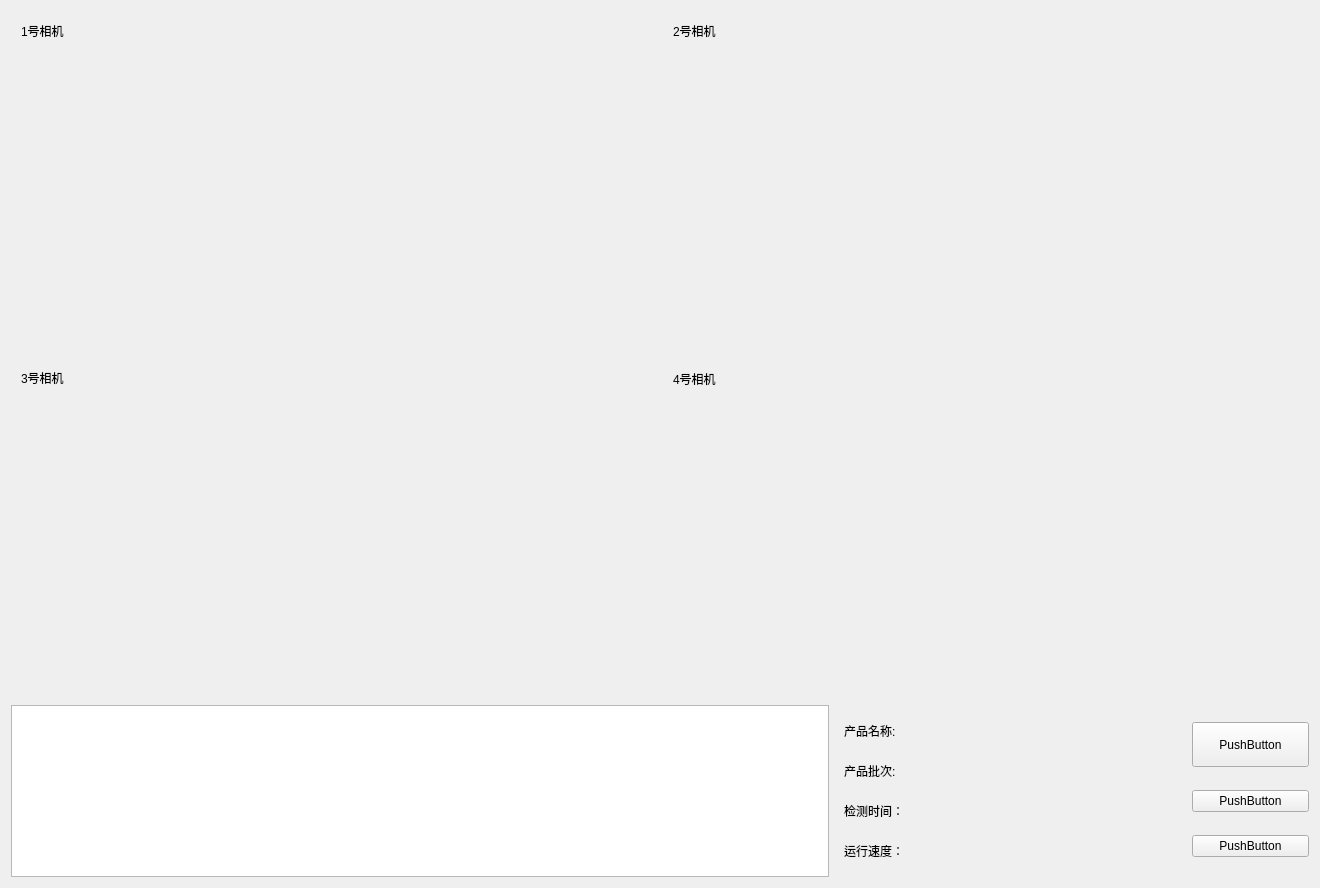
<?xml version="1.0" encoding="UTF-8"?>
<ui version="4.0">
 <class>Detection</class>
 <widget class="QWidget" name="Detection">
  <property name="geometry">
   <rect>
    <x>0</x>
    <y>0</y>
    <width>1320</width>
    <height>888</height>
   </rect>
  </property>
  <property name="windowTitle">
   <string>Form</string>
  </property>
  <layout class="QVBoxLayout" name="verticalLayout_2" stretch="4,1">
   <item>
    <layout class="QGridLayout" name="gridLayout">
     <item row="1" column="1">
      <widget class="QWidget" name="camera4" native="true">
       <widget class="QLabel" name="camera4_detection_label">
        <property name="geometry">
         <rect>
          <x>80</x>
          <y>10</y>
          <width>440</width>
          <height>300</height>
         </rect>
        </property>
        <property name="text">
         <string/>
        </property>
       </widget>
       <widget class="QLabel" name="camera4_label">
        <property name="geometry">
         <rect>
          <x>10</x>
          <y>10</y>
          <width>61</width>
          <height>21</height>
         </rect>
        </property>
        <property name="text">
         <string>4号相机</string>
        </property>
       </widget>
       <widget class="QLabel" name="camera4_result_label">
        <property name="geometry">
         <rect>
          <x>530</x>
          <y>10</y>
          <width>80</width>
          <height>30</height>
         </rect>
        </property>
        <property name="text">
         <string/>
        </property>
       </widget>
      </widget>
     </item>
     <item row="0" column="0">
      <widget class="QWidget" name="carmer1" native="true">
       <widget class="QLabel" name="camera1_detection_label">
        <property name="geometry">
         <rect>
          <x>80</x>
          <y>10</y>
          <width>440</width>
          <height>300</height>
         </rect>
        </property>
        <property name="text">
         <string/>
        </property>
       </widget>
       <widget class="QLabel" name="camera1_label">
        <property name="geometry">
         <rect>
          <x>10</x>
          <y>10</y>
          <width>60</width>
          <height>20</height>
         </rect>
        </property>
        <property name="text">
         <string>1号相机</string>
        </property>
       </widget>
       <widget class="QLabel" name="camera1_result_label">
        <property name="geometry">
         <rect>
          <x>530</x>
          <y>10</y>
          <width>81</width>
          <height>30</height>
         </rect>
        </property>
        <property name="text">
         <string/>
        </property>
       </widget>
      </widget>
     </item>
     <item row="1" column="0">
      <widget class="QWidget" name="camera3" native="true">
       <widget class="QLabel" name="camera3_detection_label">
        <property name="geometry">
         <rect>
          <x>80</x>
          <y>10</y>
          <width>440</width>
          <height>300</height>
         </rect>
        </property>
        <property name="text">
         <string/>
        </property>
       </widget>
       <widget class="QLabel" name="camera3_label">
        <property name="geometry">
         <rect>
          <x>10</x>
          <y>10</y>
          <width>60</width>
          <height>20</height>
         </rect>
        </property>
        <property name="text">
         <string>3号相机</string>
        </property>
       </widget>
       <widget class="QLabel" name="camera3_result_label">
        <property name="geometry">
         <rect>
          <x>530</x>
          <y>10</y>
          <width>80</width>
          <height>30</height>
         </rect>
        </property>
        <property name="text">
         <string/>
        </property>
       </widget>
      </widget>
     </item>
     <item row="0" column="1">
      <widget class="QWidget" name="camera2" native="true">
       <widget class="QLabel" name="camera2_detection_label">
        <property name="geometry">
         <rect>
          <x>80</x>
          <y>10</y>
          <width>440</width>
          <height>300</height>
         </rect>
        </property>
        <property name="text">
         <string/>
        </property>
       </widget>
       <widget class="QLabel" name="camera2_label">
        <property name="geometry">
         <rect>
          <x>10</x>
          <y>10</y>
          <width>60</width>
          <height>20</height>
         </rect>
        </property>
        <property name="text">
         <string>2号相机</string>
        </property>
       </widget>
       <widget class="QLabel" name="camera2_result_label">
        <property name="geometry">
         <rect>
          <x>530</x>
          <y>10</y>
          <width>80</width>
          <height>30</height>
         </rect>
        </property>
        <property name="text">
         <string/>
        </property>
       </widget>
      </widget>
     </item>
    </layout>
   </item>
   <item>
    <layout class="QHBoxLayout" name="horizontalLayout" stretch="7,3,1">
     <item>
      <widget class="QTableView" name="result_view"/>
     </item>
     <item>
      <widget class="QWidget" name="widget" native="true">
       <layout class="QGridLayout" name="gridLayout_2">
        <item row="0" column="0">
         <widget class="QLabel" name="product_name">
          <property name="text">
           <string>产品名称:</string>
          </property>
         </widget>
        </item>
        <item row="1" column="0">
         <widget class="QLabel" name="product_id">
          <property name="text">
           <string>产品批次:</string>
          </property>
         </widget>
        </item>
        <item row="3" column="0">
         <widget class="QLabel" name="speed">
          <property name="text">
           <string>运行速度：</string>
          </property>
         </widget>
        </item>
        <item row="2" column="0">
         <widget class="QLabel" name="detect_time">
          <property name="text">
           <string>检测时间：</string>
          </property>
         </widget>
        </item>
       </layout>
      </widget>
     </item>
     <item>
      <layout class="QVBoxLayout" name="verticalLayout">
       <item>
        <widget class="QPushButton" name="pushButton">
         <property name="minimumSize">
          <size>
           <width>45</width>
           <height>45</height>
          </size>
         </property>
         <property name="text">
          <string>PushButton</string>
         </property>
        </widget>
       </item>
       <item>
        <widget class="QPushButton" name="pushButton_2">
         <property name="text">
          <string>PushButton</string>
         </property>
        </widget>
       </item>
       <item>
        <widget class="QPushButton" name="pushButton_3">
         <property name="text">
          <string>PushButton</string>
         </property>
        </widget>
       </item>
      </layout>
     </item>
    </layout>
   </item>
  </layout>
 </widget>
 <resources/>
 <connections/>
</ui>
